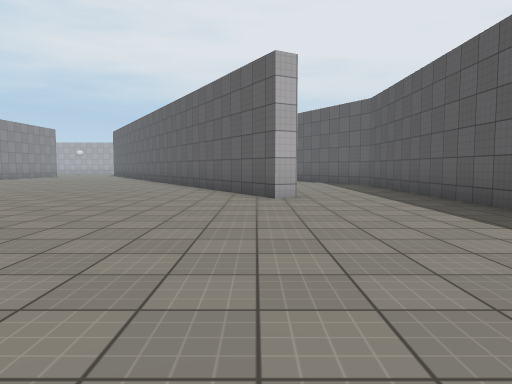
[1] (above)

24 first-person views from a walk through a scene from a Unity 3-D project. The camera is 1.2 m above the floor, tilts 4° down and sees 70° across. The floor is counted in squares, 2 m on a side. Each view is taken from the middle of a square. On the plan, view 1 faces up. The plan holds only what a view shows up to about 10 squares ahead; the rest is blank. The place goes on beyond the plan. Surface patterns are stand-ins for the level's own textures.

[2]
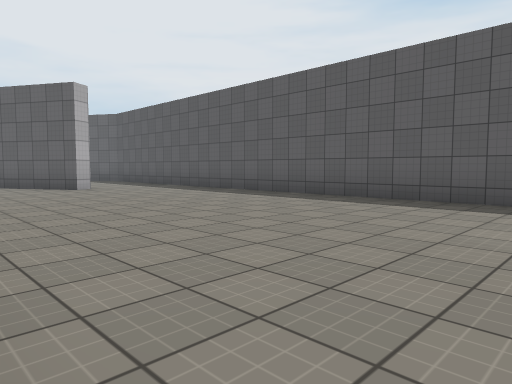

[3]
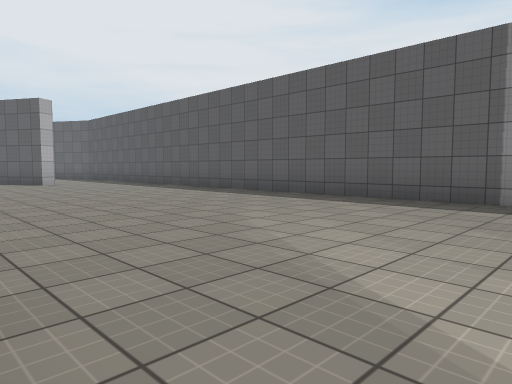

[4]
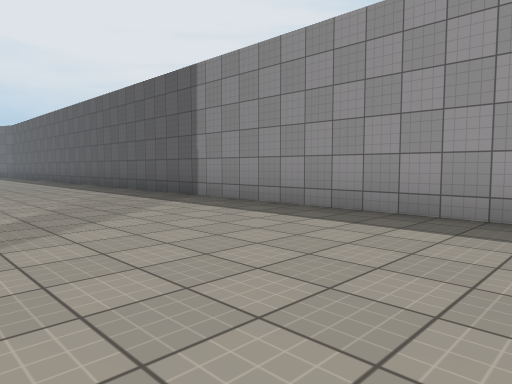

[5]
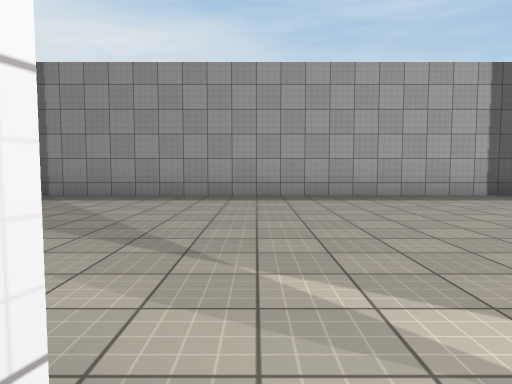

[6]
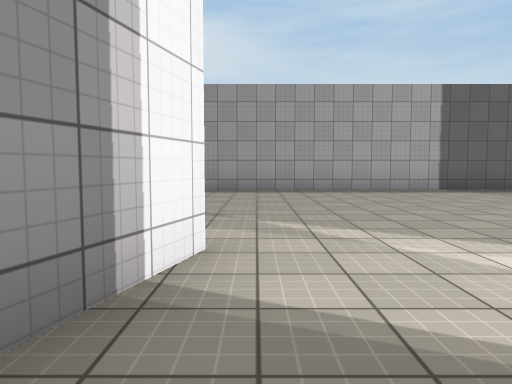

[7]
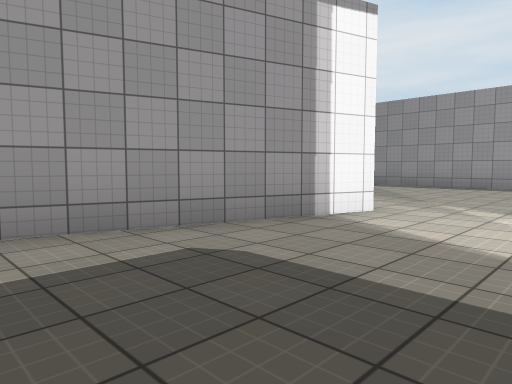

[8]
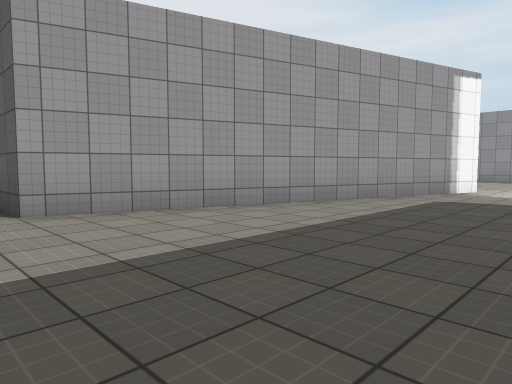

[9]
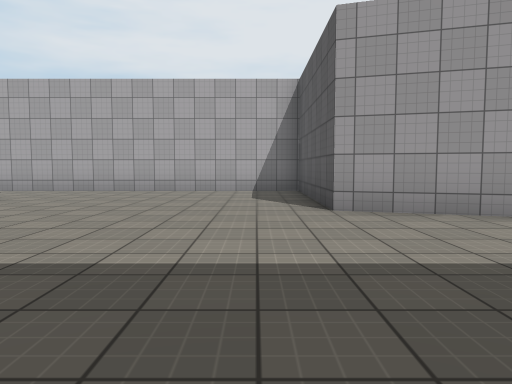

[10]
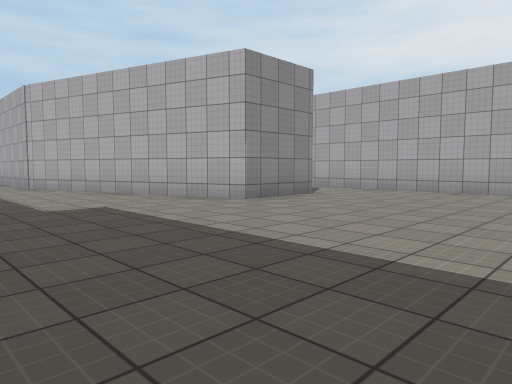

[11]
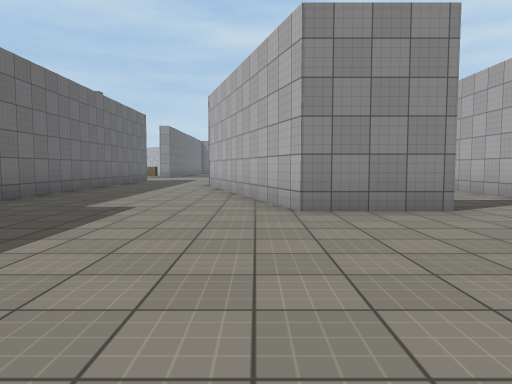

[12]
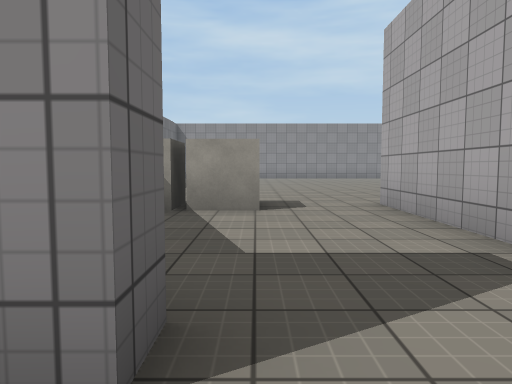

[13]
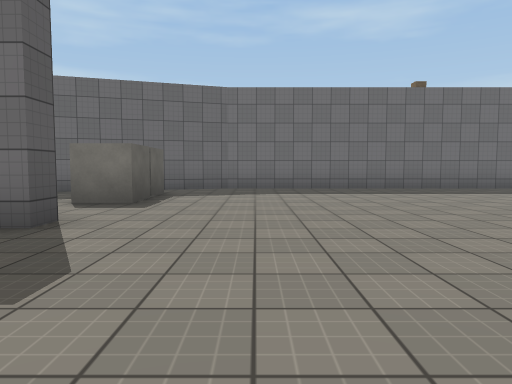

[14]
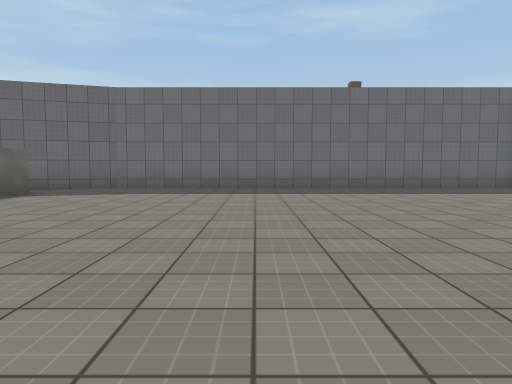

[15]
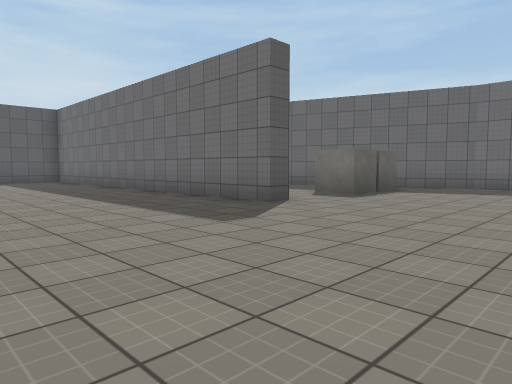

[16]
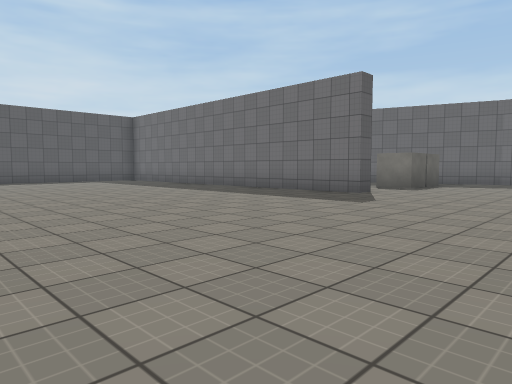

[17]
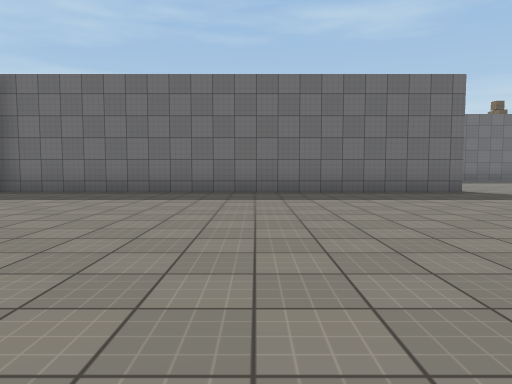

[18]
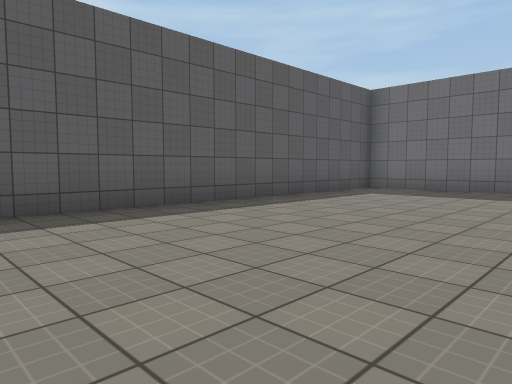

[19]
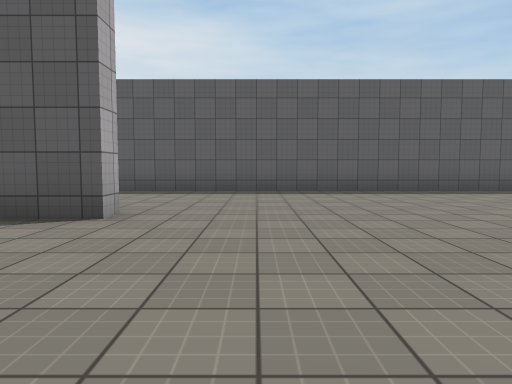

[20]
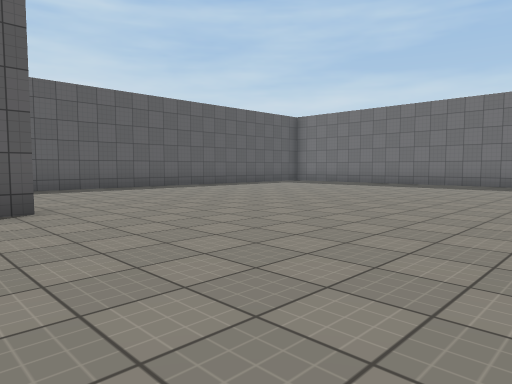

[21]
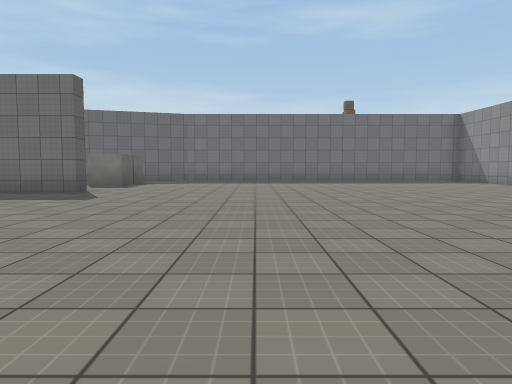

[22]
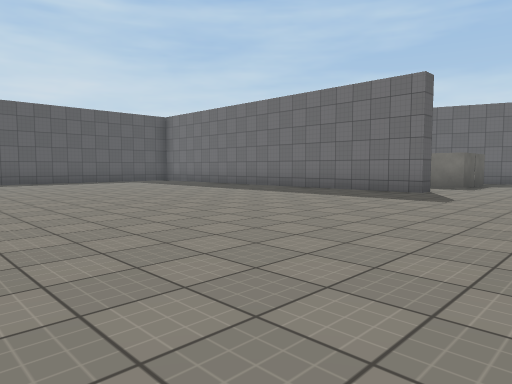

[23]
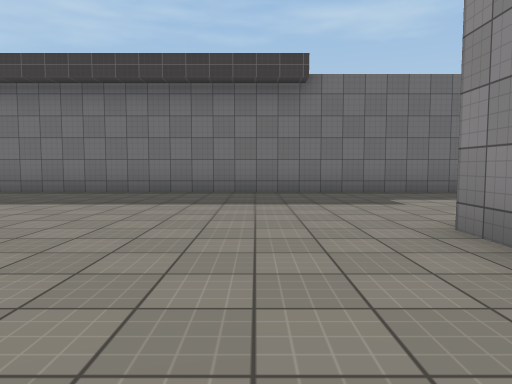

[24]
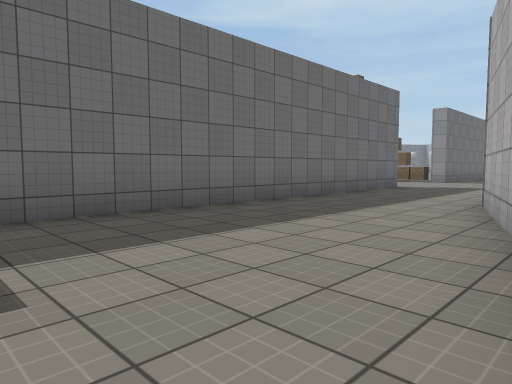

### Floor plan
Points are (right, up) in squares from view 1. A wall is a line through its corners. A room is listed if a view was taken in it or the views show most of it. See-through windows are left out.
Room 1 (views 1, 2, 3, 4, 5, 6, 7, 8, 9, 10, 11, 12, 23, 24)
walls: (-3.3, -8.7) (-12, -6) (-12, -2) (-16.4, -2); (-17.9, -4.3) (-17.9, -6.4) (-24.2, -8.4) (-24.6, -8.4); (0.8, 7.1) (0.4, 6.8) (-1.5, 10); (3.6, -13.5) (3.6, 10.1); (-27.8, -11.5) (-10, -11.5)
ways out: opening at (-16.5, -3.5) to room 2
Room 2 (views 13, 14, 15, 16, 17, 18, 19, 20, 21, 22)
walls: (-16.4, -2) (-22.8, -2) (-22.8, -1.5) (-12, -1.5); (-18.5, -4.3) (-17.9, -4.3); (-16.3, 9.7) (-16.8, 9.7) (-16.8, 11); (-12, -1.3) (-12, 11.5); (-33.5, -7.9) (-24.3, -7.9) (-22.2, -7.3)
ways out: opening at (-16.5, -3.5) to room 1
objects: cube (-23, -6) to (-22, -5); cube (-23, -4) to (-22, -4)

Where each view was taken, in squares from view 1:
view 1: 0 up, 0 right, facing up
view 2: 3 down, 3 left, facing up-right
view 3: 6 down, 3 left, facing up-right
view 4: 11 down, 1 left, facing up-right
view 5: 9 down, 4 left, facing right
view 6: 9 down, 6 left, facing right
view 7: 11 down, 8 left, facing up-right
view 8: 11 down, 13 left, facing up-right
view 9: 11 down, 13 left, facing up
view 10: 11 down, 13 left, facing up-left
view 11: 7 down, 13 left, facing left
view 12: 4 down, 17 left, facing left
view 13: 2 up, 25 left, facing down
view 14: 2 up, 28 left, facing down
view 15: 3 up, 27 left, facing down-right
view 16: 6 up, 27 left, facing down-right
view 17: 7 up, 18 left, facing down
view 18: 8 up, 17 left, facing down-right
view 19: 8 up, 21 left, facing right
view 20: 11 up, 22 left, facing down-right
view 21: 7 up, 27 left, facing down
view 22: 7 up, 26 left, facing down-right
view 23: 3 down, 16 left, facing down
view 24: 7 down, 18 left, facing down-left
